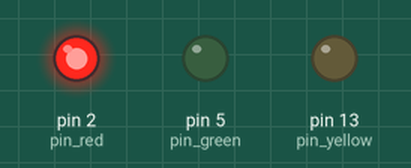
Bench run of a sketch on a simulated Arduino Uno, built with avr-gcc and run on an emulated ATmega328P. On the bench: output pins drawn as LEDs (lit = HIGH).

Above: at 0.5 s.
At 3.5 s:
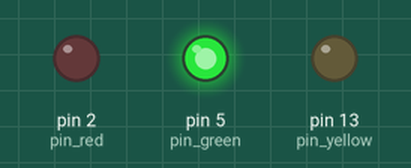
At 11.0 s:
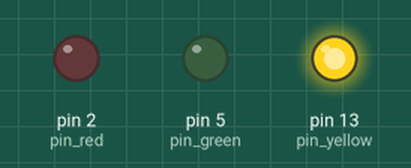
Timing chart, 0 to 20.8 s (numbered marks = the images above):
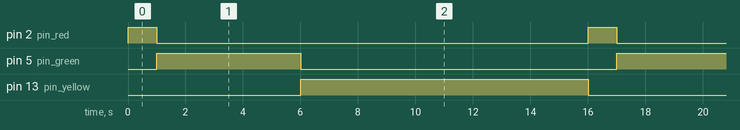

The sketch:

sketch_oct0GSRK.ino
```cpp
int pin_red=2;
int pin_green=5;
int pin_yellow=13;
void setup() {
  // put your setup code here, to run once:
 pinMode(pin_red,OUTPUT);
 pinMode(pin_green,OUTPUT);
 pinMode(pin_yellow,OUTPUT);
}

void loop() {
  // put your main code here, to run repeatedly:
digitalWrite(pin_red, HIGH);
digitalWrite(pin_green, LOW);
digitalWrite(pin_yellow, LOW);
delay(1000);
digitalWrite(pin_green, HIGH);
digitalWrite(pin_red, LOW);
digitalWrite(pin_yellow, LOW);
delay(5000);
digitalWrite(pin_yellow, HIGH);
digitalWrite(pin_red, LOW);
digitalWrite(pin_green, LOW);
delay(10000);
}
```

Measured:
- by itself, pin 2 (pin_red): alternates HIGH for 1.0 s and LOW for 15.0 s
- by itself, pin 5 (pin_green): alternates HIGH for 5.0 s and LOW for 11.0 s
- by itself, pin 13 (pin_yellow): alternates HIGH for 10.0 s and LOW for 6.0 s
